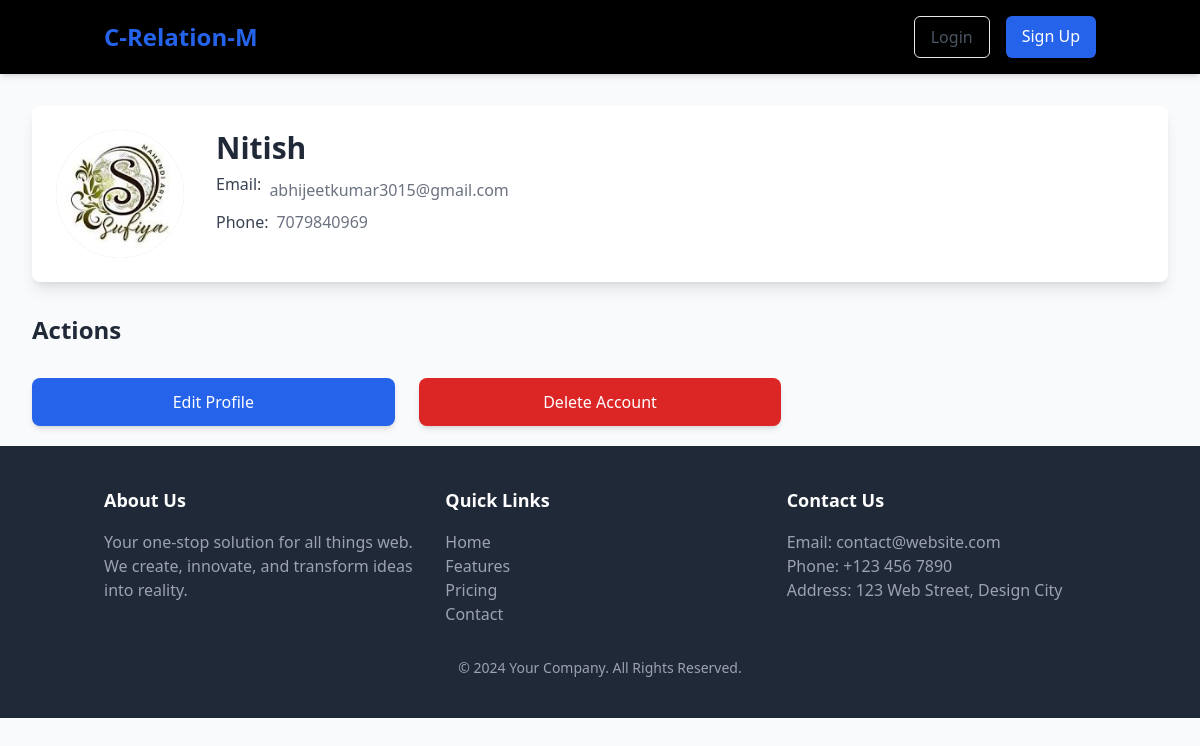
Screenshot of /leads_profile/3/ with the database file from the repository.
### app/models.py (models this page shows, shortened)
class LeadModel(models.Model):
    agent=models.ForeignKey(User,on_delete=models.CASCADE,related_name='lead')
    profile_image=models.ImageField(upload_to='profile_image')
    name=models.CharField(max_length=50)
    email=models.EmailField()
    contact=models.IntegerField()

### app/views.py (the view)
# urls.py: path('leads_profile/<int:pk>/',views.LeadProfile.as_view(),name='lead_profile'),
class LeadProfile(View):
    def get(self,request,*args,**kwargs):
        pk=kwargs['pk']
        lead_profile=LeadModel.objects.get(id=pk)
        return render(request,'Home/lead_profile.html',{'lead':lead_profile})

### app/templates/Home/lead_profile.html (shortened to what this page needs)
{% extends 'base.html' %}
{% block content %}
<main class="mt-8 px-4 sm:px-6 lg:px-8">
  <div class="max-w-7xl mx-auto">
    <div class="bg-white shadow-lg rounded-lg p-6">
      <div class="flex flex-col md:flex-row gap-8">
        <div class="flex-shrink-0 w-32 h-32 rounded-full bg-gray-300 overflow-hidden">
          <img src="{{lead.profile_image.url}}" alt="Customer Avatar" class="w-full h-full object-cover">
        </div>
        <div class="flex-1">
          <h2 class="text-3xl font-semibold text-gray-800"> {{lead.name}} </h2>
            <div class="flex items-center space-x-2">
              <span class="font-medium text-gray-700">Email:</span>
              <span class="text-gray-500 mt-3"> {{lead.email}} </span>
            </div>
            <div class="flex items-center space-x-2">
              <span class="font-medium text-gray-700 mt-2">Phone:</span>
              <span class="text-gray-500 mt-2"> {{lead.contact}} </span>
            </div>
          </div>
        </div>
      </div>
      <div class="mt-8 mb-5">
        <h3 class="text-2xl font-semibold text-gray-800">Actions</h3>
        <div class="mt-4 grid grid-cols-1 sm:grid-cols-2 lg:grid-cols-3 gap-6">
          <a href="{% url 'update_lead' lead.id %}" class=" text-center  w-full bg-blue-600 mt-4 text-white py-3 rounded-lg shadow-md hover:bg-blue-700 focus:outline-none focus:ring-2 focus:ring-blue-500">
            Edit Profile
          </a>
          <a href="{% url 'delete_lead' lead.id %}"  class="w-full bg-red-600 mt-4 text-white py-3 text-center  rounded-lg shadow-md hover:bg-red-700 focus:outline-none focus:ring-2 focus:ring-red-500">
            Delete Account
          </a>
        </div>
      </div>
    </div>
</main>
{% endblock %}

### rows the page displays
LeadModel: profile_image (picture), name "Nitish", email "abhijeetkumar3015@gmail.com", contact "7079840969"
